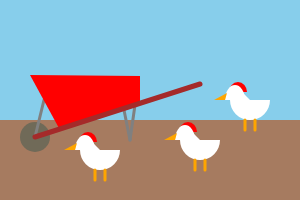
Frame 1 (no input)
Frame 60 (no input): identical to frame 1, image omitted
Frame 120 (the mouse pressed at the canvas centre since frame 60): identical to frame 1, image omitted

The p5.js sketch that drew this single still picture (run headless with seeded random() and noise() and a simulated clock; from frame 60 on, the mouse is pressed at the canvas centre):

// p5.js sketch
// ── sketch.js
function setup() {
  createCanvas(300, 200);
  describe('a red wheelbarrow beside the white chickens inspired by "The Red Wheelbarrow" by William Carlos Williams');
}

function draw() {
  background('skyblue');
  noStroke();
  fill('#a67b60');
  rect(0,120,300,100);
  //red wheelbarrow
  describeElement("wheelbarrow","A red wheelbarrow whith a gray wheel rests on the brown ground.");
  fill('#706a58');
  ellipse(35,137,30,30);
  strokeWeight(3);
  stroke('gray');
  line(135,105,130,140);
  line(124,110,130,140);
  line(35,137,44,100);
  noStroke();
  fill('red');
  quad(30, 75, 60, 130, 140, 105, 140, 76);
  strokeWeight(5);
  stroke('brown');
  line(35,137,200,84);
  //chicken
  let cC= [[200,140],[250,100], [100,150]];
  for (i=0; i<cC.length; i++){
    let x = cC[i][0];
    let y = cC[i][1];
    noStroke();
    fill('red');
    arc(x-12, y-8, 18, 20, radians(180), radians(0), PIE);
    fill(255);
    arc(x, y, 40, 40, 0, PI + QUARTER_PI, PIE);
    arc(x-15, y, 20, 30, radians(180), radians(0), PIE);
    fill('orange');
    triangle(x-25,y,x-36,y,x-23,y-7);
    strokeWeight(3);
    stroke('orange');
    line(x-5,y+20,x-5,y+30);
    line(x+5,y+20,x+5,y+30);
  }
  describeElement("chicken1","A white chicken infront of the wheelbarrow.");
  describeElement("chicken2","A white chicken to the right of the wheelbarrow.");
  describeElement("chicken3","A white chicken standing between chicken 1 and chicken 2.");
}
